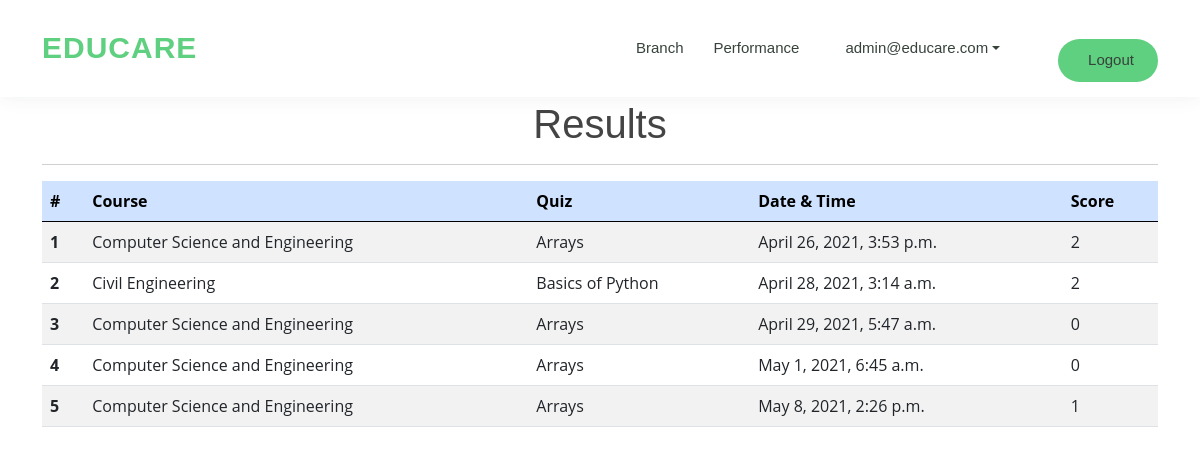
Before: /assignments/results/ (signed in) with the older database file.
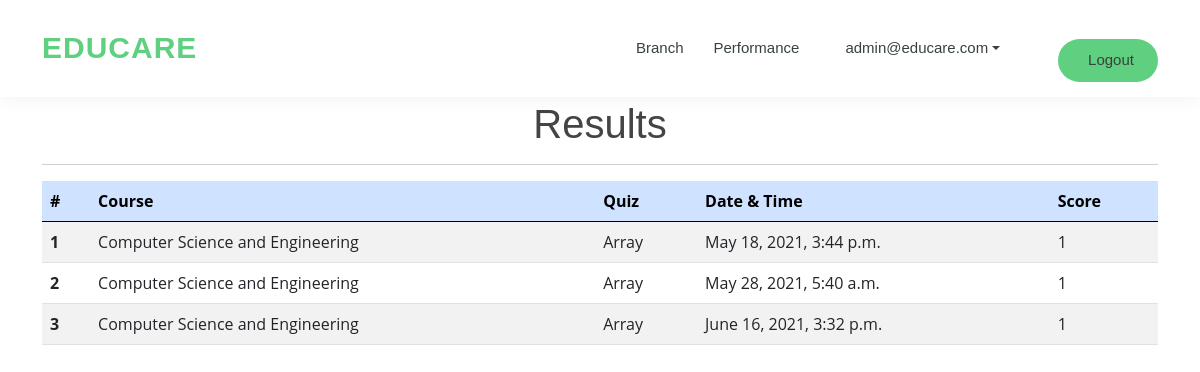
After: the same page with the newer database file.
### accounts/models.py (models this page shows)
class User(AbstractBaseUser, PermissionsMixin):
    email = models.EmailField(unique=True)
    first_name = models.CharField(max_length=120)
    last_name = models.CharField(max_length=120)
    is_staff = models.BooleanField(default=False)
    is_active = models.BooleanField(default=True)
    objects = CustomAccountManager()
    USERNAME_FIELD = 'email'
    REQUIRED_FIELDS = ['first_name', 'last_name']
    def __str__(self):
        return self.email

### assignments/models.py (models this page shows, shortened)
class Results(models.Model):
    quiz_id = models.ForeignKey("Quiz", on_delete=models.CASCADE)
    results_id = models.AutoField(primary_key=True)
    course_id = models.ForeignKey(Branch, on_delete=models.CASCADE)
    date = models.DateTimeField(blank=True, null=True, auto_now_add=True)
    score = models.IntegerField(blank=True, null=True)
    user = models.ForeignKey(User, on_delete=models.CASCADE)

class Quiz(models.Model):
    quiz_id = models.AutoField(primary_key=True)
    course_id = models.ForeignKey(Branch, on_delete=models.CASCADE)
    quiz_name = models.CharField(max_length=200)
    def __str__(self):
        return str(self.quiz_name)

### curriculum/models.py (models this page shows, shortened)
class Branch(models.Model):
    name = models.CharField(max_length=100, unique=True)
    slug = models.SlugField(null=True, blank=True)
    image = models.ImageField(upload_to=save_branch_image, blank=True, verbose_name='Branch Image')
    description = models.TextField(max_length=500,blank=True)
    def __str__(self):
        return self.name

### assignments/views.py (the view)
# urls.py: path("results/", views.ResultsView.as_view(), name="results"),
class ResultsView(LoginRequiredMixin, ListView):
    template_name = "assignments/results.html"
    model = Results
    context_object_name = "results"
    def get_queryset(self):
        return Results.objects.filter(user=self.request.user)

### templates/assignments/results.html (shortened to what this page needs)
{% extends 'base.html' %}
{% block content %}
<div class="container" style="margin-top: 100px">
    <h1 class="text-center" style="margin:10px">Results</h1>
    <hr>
    {% if results %}
    <table class="table table-striped">
        <thead class="table-primary">
            <tr>
                <th scope="col">#</th>
                <th scope="col">Course</th>
                <th scope="col">Quiz</th>
                <th scope="col">Date & Time</th>
                <th scope="col">Score</th>
            </tr>
        </thead>
        <tbody>
            {% for result in results %}
            <tr>
                <th scope="row">{{forloop.counter}}</th>
                <td>{{result.course_id}}</td>
                <td>{{result.quiz_id}}</td>
                <td>{{result.date}}</td>
                <td>{{result.score}}</td>
            </tr>
            {% endfor %}
        </tbody>
    </table>
{% else %}
<p>No attempts</p>
{% endif %}
{% endblock content %}

### templates/base.html (shortened to what this page needs)
<!doctype html>
<html lang="en">
<head>
  <link href="https://cdn.jsdelivr.net/npm/bootstrap@5.0.0-beta3/dist/css/bootstrap.min.css" rel="stylesheet"
>
</head>
<body>
  {% include 'navbar.html' %}
  {% block content %}
  {% endblock content %}
</body>
</html>

### templates/navbar.html (shortened to what this page needs)
{% load static %}
{% block css %}
<link rel="stylesheet" type="text/css" href="{% static 'css/style.css' %}">
<link href="/static/vendor/bootstrap-icons/bootstrap-icons.css" rel="stylesheet">
{% endblock css %}
<header id="header" class="fixed-top">
  <div class="container d-flex align-items-center">
    <h1 class="logo me-auto"><a href="{% url 'home' %}">Educare</a></h1>
    <nav id="navbar" class="navbar order-last order-lg-0 navbar-expand-sm">
      <ul>
      {% if request.user.is_authenticated %}
        <li ><a class="nav-link" href="{% url 'curriculum:branch_list' %}">Branch</a></span>
        <li ><a class = "text-black pe-3" href="{% url 'assignments:results' %}">Performance</a></li>
        <li class = "me-5 nav-item dropdown">
            <a class="nav-link dropdown-toggle" href="#" id="navbarDropdown" role="button" data-bs-toggle="dropdown" aria-expanded="false">
                {{request.user}}
            </a>
        </li>
        <span ><a class = "text-black pe-4 mt-4 get-started-btn" href= "{% url 'accounts:logout' %}" style="width: 100px; margin-left: 10px; justify-content: center">Logout</a></span>
      {% endif %}
      </ul>
    </nav>
  </div>
</header>

### static/css/style.css (style rules this page uses)
body { font-family: "Open Sans", sans-serif; color: #444444; }
a { color: #5fcf80; text-decoration: none; }
h1, h2, h3, h4, h5, h6 { font-family: "Raleway", sans-serif; }
#header { background: #fff; transition: all 0.5s; z-index: 997; padding: 15px 0; box-shadow: 0px 0 18px rgba(55, 66, 59, 0.08); }
#header .logo { font-size: 30px; margin: 0; padding: 0; line-height: 1; font-weight: 600; letter-spacing: 1px; text-transform: uppercase; font-family: "Poppins", sans-serif; }
#header .logo a { color: #5fcf80; }
.get-started-btn { margin-left: 22px; background: #5fcf80; color: #fff; border-radius: 50px; padding: 8px 25px; white-space: nowrap; transition: 0.3s; font-size: 14px; display: inline-block; }
.navbar { padding: 0; }
.navbar ul { margin: 0; padding: 0; display: flex; list-style: none; align-items: center; }
.navbar li { position: relative; }
.navbar a { display: flex; align-items: center; justify-content: space-between; padding: 10px 0 10px 30px; font-family: "Poppins", sans-serif; font-size: 15px; font-weight: 500; color: #37423b; white-space: nowrap; transition: 0.3s; }

Changed rows visible on the page:
removed Results: course_id "Computer Science and Engineering", quiz_id "Arrays", date "April 26, 2021, 3:53 p.m.", score "2"
removed Results: course_id "Civil Engineering", quiz_id "Basics of Python", date "April 28, 2021, 3:14 a.m.", score "2"
removed Results: course_id "Computer Science and Engineering", quiz_id "Arrays", date "April 29, 2021, 5:47 a.m.", score "0"
removed Results: course_id "Computer Science and Engineering", quiz_id "Arrays", date "May 1, 2021, 6:45 a.m.", score "0"
removed Results: course_id "Computer Science and Engineering", quiz_id "Arrays", date "May 8, 2021, 2:26 p.m.", score "1"
added Results: course_id "Computer Science and Engineering", quiz_id "Array", date "May 18, 2021, 3:44 p.m.", score "1"
added Results: course_id "Computer Science and Engineering", quiz_id "Array", date "May 28, 2021, 5:40 a.m.", score "1"
added Results: course_id "Computer Science and Engineering", quiz_id "Array", date "June 16, 2021, 3:32 p.m.", score "1"
